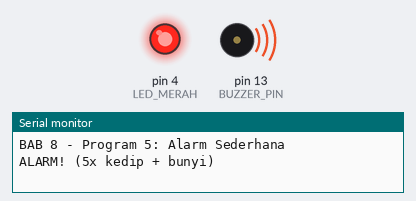
This sketch was run on a simulated Arduino Uno, built with avr-gcc and run on an emulated ATmega328P. Shown: output pins drawn as LEDs (lit = HIGH), buzzer (waves = sounding, pin HIGH), the last lines printed to the serial monitor.

Above: at 0.1 s.
At 3.4 s:
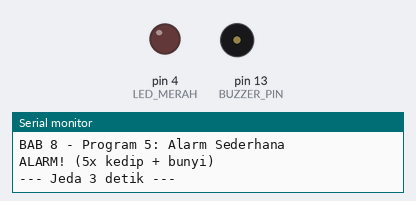
Timing chart, 0 to 6.5 s (numbered marks = the images above):
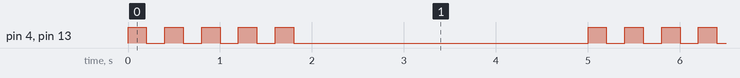

The sketch:

p5_alarm_sederhana.ino
```cpp
/*
 * BAB 8 - Program 5: Alarm Sederhana (LED + Buzzer)
 * LED merah berkedip bersamaan dengan bunyi buzzer 5 kali, lalu jeda 3 detik.
 *
 * Rangkaian:
 *   LED1 (merah) → IO4
 *   BUZZ         → IO13
 */

#define LED_MERAH  4
#define BUZZER_PIN 13

const int JUMLAH_KEDIP = 5;  // berapa kali alarm berbunyi dalam satu siklus

void setup() {
  Serial.begin(115200);
  pinMode(LED_MERAH, OUTPUT);
  pinMode(BUZZER_PIN, OUTPUT);
  digitalWrite(LED_MERAH, LOW);
  digitalWrite(BUZZER_PIN, LOW);

  Serial.println("BAB 8 - Program 5: Alarm Sederhana");
}

void loop() {
  Serial.println("ALARM! (5x kedip + bunyi)");

  for (int i = 0; i < JUMLAH_KEDIP; i++) {
    // Nyala + bunyi bersamaan
    digitalWrite(LED_MERAH, HIGH);
    digitalWrite(BUZZER_PIN, HIGH);
    delay(200);

    // Mati + diam bersamaan
    digitalWrite(LED_MERAH, LOW);
    digitalWrite(BUZZER_PIN, LOW);
    delay(200);
  }

  Serial.println("--- Jeda 3 detik ---");
  delay(3000);
}
```

Measured:
- by itself, pin 4 (LED_MERAH), pin 13 (BUZZER_PIN): repeats every 5.0 s: 4 × (LOW 0.20 s, HIGH 0.20 s), LOW 3.2 s, HIGH 0.20 s
- by itself, everything shown: repeats every 5.0 s, in 10 steps
